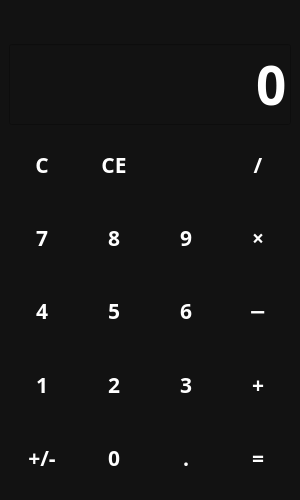
<?xml version="1.0" encoding="UTF-8"?>
<ui version="4.0">
 <class>MainWindow</class>
 <widget class="QMainWindow" name="MainWindow">
  <property name="geometry">
   <rect>
    <x>0</x>
    <y>0</y>
    <width>300</width>
    <height>500</height>
   </rect>
  </property>
  <property name="minimumSize">
   <size>
    <width>300</width>
    <height>500</height>
   </size>
  </property>
  <property name="windowTitle">
   <string>Calculator</string>
  </property>
  <property name="windowIcon">
   <iconset resource="files.qrc">
    <normaloff>:/icons/icons/sharp_calculate_black_24dp.png</normaloff>:/icons/icons/sharp_calculate_black_24dp.png</iconset>
  </property>
  <property name="styleSheet">
   <string notr="true">QWidget {
	color: white;
	background-color: #121212;
	font-family: Rubik;
	font-size: 16pt;
	font-weight: 600;
}

QPushButton {
	background-color: transparent;
	border: none;
}

QPushButton:hover {
	background-color: #666;
}

QPushButton:pressed {
	background-color: #888;
}</string>
  </property>
  <widget class="QWidget" name="centralwidget">
   <layout class="QVBoxLayout" name="verticalLayout">
    <item>
     <widget class="QLabel" name="lbl_temp">
      <property name="sizePolicy">
       <sizepolicy hsizetype="Preferred" vsizetype="Maximum">
        <horstretch>0</horstretch>
        <verstretch>0</verstretch>
       </sizepolicy>
      </property>
      <property name="styleSheet">
       <string notr="true">color: #888;</string>
      </property>
      <property name="text">
       <string/>
      </property>
      <property name="alignment">
       <set>Qt::AlignRight|Qt::AlignTrailing|Qt::AlignVCenter</set>
      </property>
     </widget>
    </item>
    <item>
     <widget class="QLineEdit" name="le_entry">
      <property name="sizePolicy">
       <sizepolicy hsizetype="Expanding" vsizetype="Maximum">
        <horstretch>0</horstretch>
        <verstretch>0</verstretch>
       </sizepolicy>
      </property>
      <property name="styleSheet">
       <string notr="true">font-size: 40pt;
borber: none;</string>
      </property>
      <property name="text">
       <string>0</string>
      </property>
      <property name="maxLength">
       <number>10</number>
      </property>
      <property name="alignment">
       <set>Qt::AlignRight|Qt::AlignTrailing|Qt::AlignVCenter</set>
      </property>
     </widget>
    </item>
    <item>
     <layout class="QGridLayout" name="layout_buttons">
      <item row="2" column="1">
       <widget class="QPushButton" name="btn_5">
        <property name="sizePolicy">
         <sizepolicy hsizetype="Minimum" vsizetype="Expanding">
          <horstretch>0</horstretch>
          <verstretch>0</verstretch>
         </sizepolicy>
        </property>
        <property name="cursor">
         <cursorShape>PointingHandCursor</cursorShape>
        </property>
        <property name="text">
         <string>5</string>
        </property>
        <property name="shortcut">
         <string>5</string>
        </property>
       </widget>
      </item>
      <item row="2" column="3">
       <widget class="QPushButton" name="btn_sub">
        <property name="sizePolicy">
         <sizepolicy hsizetype="Minimum" vsizetype="Expanding">
          <horstretch>0</horstretch>
          <verstretch>0</verstretch>
         </sizepolicy>
        </property>
        <property name="cursor">
         <cursorShape>PointingHandCursor</cursorShape>
        </property>
        <property name="text">
         <string>−</string>
        </property>
        <property name="shortcut">
         <string>-</string>
        </property>
       </widget>
      </item>
      <item row="3" column="3">
       <widget class="QPushButton" name="btn_add">
        <property name="sizePolicy">
         <sizepolicy hsizetype="Minimum" vsizetype="Expanding">
          <horstretch>0</horstretch>
          <verstretch>0</verstretch>
         </sizepolicy>
        </property>
        <property name="cursor">
         <cursorShape>PointingHandCursor</cursorShape>
        </property>
        <property name="text">
         <string>+</string>
        </property>
        <property name="shortcut">
         <string>+</string>
        </property>
       </widget>
      </item>
      <item row="4" column="3">
       <widget class="QPushButton" name="btn_calc">
        <property name="sizePolicy">
         <sizepolicy hsizetype="Minimum" vsizetype="Expanding">
          <horstretch>0</horstretch>
          <verstretch>0</verstretch>
         </sizepolicy>
        </property>
        <property name="cursor">
         <cursorShape>PointingHandCursor</cursorShape>
        </property>
        <property name="text">
         <string>=</string>
        </property>
        <property name="shortcut">
         <string>=</string>
        </property>
       </widget>
      </item>
      <item row="0" column="3">
       <widget class="QPushButton" name="btn_div">
        <property name="sizePolicy">
         <sizepolicy hsizetype="Minimum" vsizetype="Expanding">
          <horstretch>0</horstretch>
          <verstretch>0</verstretch>
         </sizepolicy>
        </property>
        <property name="cursor">
         <cursorShape>PointingHandCursor</cursorShape>
        </property>
        <property name="text">
         <string>/</string>
        </property>
        <property name="shortcut">
         <string>/</string>
        </property>
       </widget>
      </item>
      <item row="2" column="2">
       <widget class="QPushButton" name="btn_6">
        <property name="sizePolicy">
         <sizepolicy hsizetype="Minimum" vsizetype="Expanding">
          <horstretch>0</horstretch>
          <verstretch>0</verstretch>
         </sizepolicy>
        </property>
        <property name="cursor">
         <cursorShape>PointingHandCursor</cursorShape>
        </property>
        <property name="text">
         <string>6</string>
        </property>
        <property name="shortcut">
         <string>6</string>
        </property>
       </widget>
      </item>
      <item row="4" column="0">
       <widget class="QPushButton" name="btn_neg">
        <property name="sizePolicy">
         <sizepolicy hsizetype="Minimum" vsizetype="Expanding">
          <horstretch>0</horstretch>
          <verstretch>0</verstretch>
         </sizepolicy>
        </property>
        <property name="cursor">
         <cursorShape>PointingHandCursor</cursorShape>
        </property>
        <property name="text">
         <string>+/-</string>
        </property>
       </widget>
      </item>
      <item row="3" column="0">
       <widget class="QPushButton" name="btn_1">
        <property name="sizePolicy">
         <sizepolicy hsizetype="Minimum" vsizetype="Expanding">
          <horstretch>0</horstretch>
          <verstretch>0</verstretch>
         </sizepolicy>
        </property>
        <property name="cursor">
         <cursorShape>PointingHandCursor</cursorShape>
        </property>
        <property name="text">
         <string>1</string>
        </property>
        <property name="shortcut">
         <string>1</string>
        </property>
       </widget>
      </item>
      <item row="4" column="2">
       <widget class="QPushButton" name="btn_point">
        <property name="sizePolicy">
         <sizepolicy hsizetype="Minimum" vsizetype="Expanding">
          <horstretch>0</horstretch>
          <verstretch>0</verstretch>
         </sizepolicy>
        </property>
        <property name="cursor">
         <cursorShape>PointingHandCursor</cursorShape>
        </property>
        <property name="text">
         <string>.</string>
        </property>
        <property name="shortcut">
         <string>.</string>
        </property>
       </widget>
      </item>
      <item row="4" column="1">
       <widget class="QPushButton" name="btn_0">
        <property name="sizePolicy">
         <sizepolicy hsizetype="Minimum" vsizetype="Expanding">
          <horstretch>0</horstretch>
          <verstretch>0</verstretch>
         </sizepolicy>
        </property>
        <property name="cursor">
         <cursorShape>PointingHandCursor</cursorShape>
        </property>
        <property name="text">
         <string>0</string>
        </property>
        <property name="shortcut">
         <string>0</string>
        </property>
       </widget>
      </item>
      <item row="3" column="1">
       <widget class="QPushButton" name="btn_2">
        <property name="sizePolicy">
         <sizepolicy hsizetype="Minimum" vsizetype="Expanding">
          <horstretch>0</horstretch>
          <verstretch>0</verstretch>
         </sizepolicy>
        </property>
        <property name="cursor">
         <cursorShape>PointingHandCursor</cursorShape>
        </property>
        <property name="text">
         <string>2</string>
        </property>
        <property name="shortcut">
         <string>2</string>
        </property>
       </widget>
      </item>
      <item row="0" column="1">
       <widget class="QPushButton" name="btn_ce">
        <property name="sizePolicy">
         <sizepolicy hsizetype="Minimum" vsizetype="Expanding">
          <horstretch>0</horstretch>
          <verstretch>0</verstretch>
         </sizepolicy>
        </property>
        <property name="cursor">
         <cursorShape>PointingHandCursor</cursorShape>
        </property>
        <property name="text">
         <string>CE</string>
        </property>
        <property name="shortcut">
         <string>Del</string>
        </property>
       </widget>
      </item>
      <item row="1" column="2">
       <widget class="QPushButton" name="btn_9">
        <property name="sizePolicy">
         <sizepolicy hsizetype="Minimum" vsizetype="Expanding">
          <horstretch>0</horstretch>
          <verstretch>0</verstretch>
         </sizepolicy>
        </property>
        <property name="cursor">
         <cursorShape>PointingHandCursor</cursorShape>
        </property>
        <property name="text">
         <string>9</string>
        </property>
        <property name="shortcut">
         <string>9</string>
        </property>
       </widget>
      </item>
      <item row="0" column="0">
       <widget class="QPushButton" name="btn_clear">
        <property name="sizePolicy">
         <sizepolicy hsizetype="Minimum" vsizetype="Expanding">
          <horstretch>0</horstretch>
          <verstretch>0</verstretch>
         </sizepolicy>
        </property>
        <property name="cursor">
         <cursorShape>PointingHandCursor</cursorShape>
        </property>
        <property name="text">
         <string>C</string>
        </property>
       </widget>
      </item>
      <item row="2" column="0">
       <widget class="QPushButton" name="btn_4">
        <property name="sizePolicy">
         <sizepolicy hsizetype="Minimum" vsizetype="Expanding">
          <horstretch>0</horstretch>
          <verstretch>0</verstretch>
         </sizepolicy>
        </property>
        <property name="cursor">
         <cursorShape>PointingHandCursor</cursorShape>
        </property>
        <property name="text">
         <string>4</string>
        </property>
        <property name="shortcut">
         <string>4</string>
        </property>
       </widget>
      </item>
      <item row="1" column="1">
       <widget class="QPushButton" name="btn_8">
        <property name="sizePolicy">
         <sizepolicy hsizetype="Minimum" vsizetype="Expanding">
          <horstretch>0</horstretch>
          <verstretch>0</verstretch>
         </sizepolicy>
        </property>
        <property name="cursor">
         <cursorShape>PointingHandCursor</cursorShape>
        </property>
        <property name="text">
         <string>8</string>
        </property>
        <property name="shortcut">
         <string>8</string>
        </property>
       </widget>
      </item>
      <item row="3" column="2">
       <widget class="QPushButton" name="btn_3">
        <property name="sizePolicy">
         <sizepolicy hsizetype="Minimum" vsizetype="Expanding">
          <horstretch>0</horstretch>
          <verstretch>0</verstretch>
         </sizepolicy>
        </property>
        <property name="cursor">
         <cursorShape>PointingHandCursor</cursorShape>
        </property>
        <property name="text">
         <string>3</string>
        </property>
        <property name="shortcut">
         <string>3</string>
        </property>
       </widget>
      </item>
      <item row="1" column="0">
       <widget class="QPushButton" name="btn_7">
        <property name="sizePolicy">
         <sizepolicy hsizetype="Minimum" vsizetype="Expanding">
          <horstretch>0</horstretch>
          <verstretch>0</verstretch>
         </sizepolicy>
        </property>
        <property name="cursor">
         <cursorShape>PointingHandCursor</cursorShape>
        </property>
        <property name="text">
         <string>7</string>
        </property>
        <property name="shortcut">
         <string>7</string>
        </property>
       </widget>
      </item>
      <item row="0" column="2">
       <widget class="QPushButton" name="btn_backspace">
        <property name="sizePolicy">
         <sizepolicy hsizetype="Minimum" vsizetype="Expanding">
          <horstretch>0</horstretch>
          <verstretch>0</verstretch>
         </sizepolicy>
        </property>
        <property name="cursor">
         <cursorShape>PointingHandCursor</cursorShape>
        </property>
        <property name="text">
         <string/>
        </property>
        <property name="icon">
         <iconset resource="files.qrc">
          <normaloff>:/icons/icons/sharp_backspace_white_24dp.png</normaloff>:/icons/icons/sharp_backspace_white_24dp.png</iconset>
        </property>
        <property name="iconSize">
         <size>
          <width>24</width>
          <height>24</height>
         </size>
        </property>
        <property name="shortcut">
         <string>Backspace</string>
        </property>
       </widget>
      </item>
      <item row="1" column="3">
       <widget class="QPushButton" name="btn_mul">
        <property name="sizePolicy">
         <sizepolicy hsizetype="Minimum" vsizetype="Expanding">
          <horstretch>0</horstretch>
          <verstretch>0</verstretch>
         </sizepolicy>
        </property>
        <property name="cursor">
         <cursorShape>PointingHandCursor</cursorShape>
        </property>
        <property name="text">
         <string>×</string>
        </property>
        <property name="shortcut">
         <string>*</string>
        </property>
       </widget>
      </item>
     </layout>
    </item>
   </layout>
  </widget>
 </widget>
 <resources>
  <include location="files.qrc"/>
 </resources>
 <connections/>
</ui>
